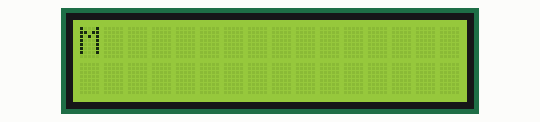
Recording of a program running on a simulated ATmega32, built with avr-gcc and emulated at 8 MHz. Shown: 20×4 character LCD. Wiring (inferred from the names in the program): character LCD (HD44780): RS PA3; E PA2; data PB0, PB1, PB2, PB4.

Above: at 0.22 s.
At 4.94 s:
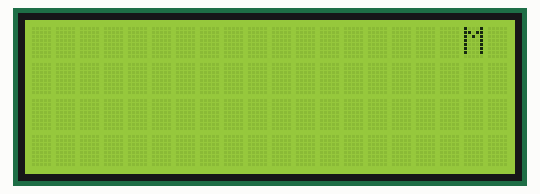
At 10.03 s:
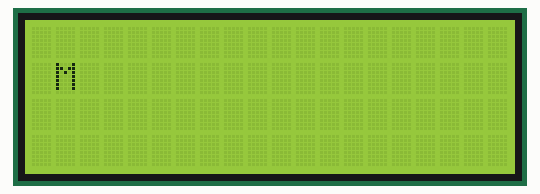
At 19.97 s:
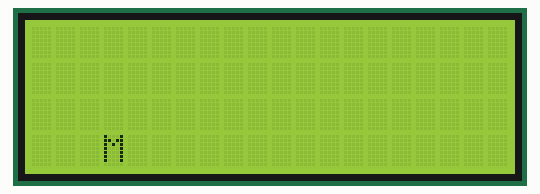
At 29.91 s:
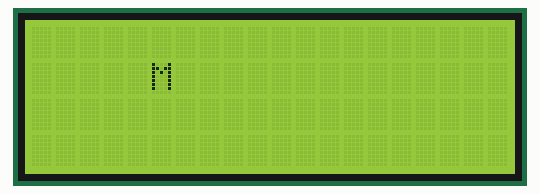
At 39.85 s:
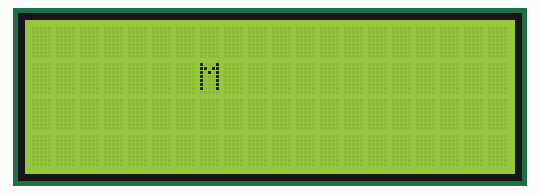

The program:

main.c
```c
#include "../00-LIB/STD_TYPES.h"
#include "../00-LIB/BIT_MATH.h"
#include "avr/delay.h"
/**************  APP  ********************/

#include "../03-MCAL/01-DIO/DIO_INTERFACE.h"
#include "../02-HAL/01-LED/LED_INTERFACE.h"
#include "../02-HAL/02-DIP_SWITCH/DIP_INTERFACE.h"
#include "../02-HAL/03-SSD/SSD_INTERFACE.h"
#include "../02-HAL/04-LCD/LCD_INTERFACE.h"


int main (void)
{
	HLCD_voidInit();

	while(1)
	{
		for(int i = 0 ; i <= 3 ; i++)
		{
			for(int j = 0 ; j <= 3 ; j++)
			{
				if (i == j)
				{
					HLCD_voidGoToPosition(i,j);
					HLCD_voidSendData('M');
					_delay_ms(100);
					HLCD_voidClearDisplay();
				}
			}
		}
		for(int i = 3 ; i >= 0 ; i--)
		{
			for(int j = 4 ; j <= 6 ; j++)
			{
				if (i + j == 6)
				{
					HLCD_voidGoToPosition(i,j);
					HLCD_voidSendData('M');
					_delay_ms(100);
					HLCD_voidClearDisplay();
				}
			}
		}

		for(int i = 0 ; i <= 3 ; i++)
		{
			for(int j = 7 ; j <= 9 ; j++)
			{
				if (j - i == 6)
				{
					HLCD_voidGoToPosition(i,j);
					HLCD_voidSendData('M');
					_delay_ms(100);
					HLCD_voidClearDisplay();
				}
			}
		}
		for(int i = 3 ; i >= 0 ; i--)
		{
			for(int j = 10 ; j <= 12 ; j++)
			{
				if ( j + i == 12)
				{
					HLCD_voidGoToPosition(i,j);
					HLCD_voidSendData('M');
					_delay_ms(100);
					HLCD_voidClearDisplay();
				}
			}
		}

		for(int i = 0 ; i <= 3 ; i++)
		{
			for(int j = 13 ; j <= 15 ; j++)
			{
				if (j - i == 12)
				{
					HLCD_voidGoToPosition(i,j);
					HLCD_voidSendData('M');
					_delay_ms(100);
					HLCD_voidClearDisplay();
				}
			}
		}
		for(int i = 3 ; i >= 0 ; i--)
		{
			for(int j = 16 ; j <= 18 ; j++)
			{
				if ( j + i == 18)
				{
					HLCD_voidGoToPosition(i,j);
					HLCD_voidSendData('M');
					_delay_ms(100);
					HLCD_voidClearDisplay();
				}
			}
		}


	}
	return 0;
}
```

LED_CONFIG.h
```c
/*==================================================================================*
 * File        : LED_CONFIG.h  														*
 * Description :																   	*
 * Author      : Mahmoud Gharib Embedded SW Engineer 								*
 * Date        : 																	*
 * Git account : https://github.com/Mahmoud-Gharib									*
 * mail        : mahmoudgharib99999@gmail.com 										*
 *==================================================================================*/
#ifndef LED_CONFIG_H
#define LED_CONFIG_H


#define LED_GREEN     DIO_u8_PIN4
#define LED_BLUE      DIO_u8_PIN5
#define LED_YELLOW    DIO_u8_PIN6
#define LED_RED       DIO_u8_PIN7

#endif
```

DIP_CONFIG.h
```c
/*==================================================================================*
 * File        : DIP_CONFIG.h  														*
 * Description :																   	*
 * Author      : Mahmoud Gharib Embedded SW Engineer 								*
 * Date        : 																	*
 * Git account : https://github.com/Mahmoud-Gharib									*
 * mail        : mahmoudgharib99999@gmail.com 										*
 *==================================================================================*/
#ifndef DIP_CONFIG_H
#define DIP_CONFIG_H

#define SWITCH_1    DIO_u8_PIN7
#define SWITCH_2    DIO_u8_PIN6
#define SWITCH_3    DIO_u8_PIN5
#define SWITCH_4    DIO_u8_PIN3

#endif
```

SSD_CONFIG.h
```c
/*==================================================================================*
 * File        : SSD_CONFIG.h  														*
 * Description :																   	*
 * Author      : Mahmoud Gharib Embedded SW Engineer 								*
 * Date        : 																	*
 * Git account : https://github.com/Mahmoud-Gharib									*
 * mail        : mahmoudgharib99999@gmail.com 										*
 *==================================================================================*/
#ifndef SSD_CONFIG_H
#define SSD_CONFIG_H


#endif
```

LCD_CONFIG.h
```c
/*==================================================================================*
 * File        : LCD_CONFIG.h  														*
 * Description :																   	*
 * Author      : Mahmoud Gharib Embedded SW Engineer 								*
 * Date        : 																	*
 * Git account : https://github.com/Mahmoud-Gharib									*
 * mail        : mahmoudgharib99999@gmail.com 										*
 *==================================================================================*/
#ifndef LCD_CONFIG_H
#define LCD_CONFIG_H

/*==========================*
* SELECT LCD MODE :			*
*		1._4_BIT_MODE		*
*		2._8_BIT_MODE		*
*===========================*/

#define LCD_MODE         	_4_BIT_MODE

#define LCD_DATA_PORT    	DIO_u8_PORTB

#define LCD_DATA_PIN_4   	DIO_u8_PIN0
#define LCD_DATA_PIN_5	 	DIO_u8_PIN1
#define LCD_DATA_PIN_6	 	DIO_u8_PIN2
#define LCD_DATA_PIN_7	 	DIO_u8_PIN4

#define LCD_CONTROL_PORT    DIO_u8_PORTA

#define LCD_RS_PIN       	DIO_u8_PIN3
#define LCD_EN_PIN       	DIO_u8_PIN2

#endif
```

LED_INTERFACE.h
```c
/*==================================================================================*
 * File        : LED_INTERFACE.h     												*
 * Description : This file includes LED Driver prototypes and macros				*
 * Author      : Mahmoud Gharib Embedded SW Engineer 								*
 * Date        : 																	*
 * Git account : https://github.com/Mahmoud-Gharib									*
 * mail        : mahmoudgharib99999@gmail.com 										*
 *==================================================================================*/

#ifndef LED_INTERFACE_H
#define LED_INTERFACE_H

#include "../../00-LIB/STD_TYPES.h"

enum Led
{
	LED_GREEN_t = 1,
	LED_BLUE_t     ,
	LED_YELLOW_t   ,
	LED_RED_t

}LED_t;


/*Prototypes LED DRIVERS*/
void HLED_voidInit  (void);
void HLED_voidTurnOn  (u8 Copy_u8LedPinId);
void HLED_voidTurnOff (u8 Copy_u8LedPinId);

#endif
```

LED_PROGRAM.c
```c
/*==================================================================================*
 * File        : LED_PROGRAM.c														*
 * Description : This file includes LED Driver implementations 				      	*
 * Author      : Mahmoud Gharib Embedded SW Engineer 								*
 * Date        : 																	*
 * Git account : https://github.com/Mahmoud-Gharib									*
 * mail        : mahmoudgharib99999@gmail.com 										*
 *==================================================================================*/

/************ LIB  **********/
#include "../../00-LIB/STD_TYPES.h"
#include "../../00-LIB/BIT_MATH.h"

/************ MCAL **********/
#include "../../03-MCAL/01-DIO/DIO_INTERFACE.h"

/************ HAL **********/
#include "LED_CONFIG.h"
#include "LED_PRIVATE.h"
#include "LED_INTERFACE.h"

void HLED_voidInit  (void)
{
	MDIO_voidSetPinDirection (DIO_u8_PORTA , LED_GREEN ,DIO_u8_OUTPUT);
	MDIO_voidSetPinDirection (DIO_u8_PORTA , LED_BLUE ,DIO_u8_OUTPUT);
	MDIO_voidSetPinDirection (DIO_u8_PORTA , LED_YELLOW ,DIO_u8_OUTPUT);
	MDIO_voidSetPinDirection (DIO_u8_PORTB , LED_RED ,DIO_u8_OUTPUT);
}

void HLED_voidTurnOn ( u8 Copy_u8LedPinId)
{
	switch(Copy_u8LedPinId)
	{
		case LED_GREEN_t:
			MDIO_voidSetPinValue(DIO_u8_PORTA , LED_GREEN ,DIO_u8_HIGH);
			break;
		case LED_BLUE_t:
			MDIO_voidSetPinValue(DIO_u8_PORTA , LED_BLUE ,DIO_u8_HIGH);
			break;
		case LED_YELLOW_t:
			MDIO_voidSetPinValue(DIO_u8_PORTA , LED_YELLOW ,DIO_u8_HIGH);
			break;
		case LED_RED_t:
			MDIO_voidSetPinValue(DIO_u8_PORTB , LED_RED ,DIO_u8_HIGH);
			break;
		default :
			break;
	}
}

void HLED_voidTurnOff ( u8 Copy_u8LedPinId)
{
	switch(Copy_u8LedPinId)
		{
			case LED_GREEN_t:
				MDIO_voidSetPinValue(DIO_u8_PORTA , LED_GREEN ,DIO_u8_LOW);
				break;
			case LED_BLUE_t:
				MDIO_voidSetPinValue(DIO_u8_PORTA , LED_BLUE ,DIO_u8_LOW);
				break;
			case LED_YELLOW_t:
				MDIO_voidSetPinValue(DIO_u8_PORTA , LED_YELLOW ,DIO_u8_LOW);
				break;
			case LED_RED_t:
				MDIO_voidSetPinValue(DIO_u8_PORTB , LED_RED ,DIO_u8_LOW);
				break;
			default :
				break;
		}
}
```

DIP_INTERFACE.h
```c
/*==================================================================================*
 * File        : DIP_INTERFACE.h     												*
 * Description : This file includes DIP SWITCH Driver prototypes and macros			*
 * Author      : Mahmoud Gharib Embedded SW Engineer 								*
 * Date        : 																	*
 * Git account : https://github.com/Mahmoud-Gharib									*
 * mail        : mahmoudgharib99999@gmail.com 										*
 *==================================================================================*/

#ifndef DIP_INTERFACE_H
#define DIP_INTERFACE_H

#include "../../00-LIB/STD_TYPES.h"
enum SWITCH
{
	SWITCH_1_t = 1,
	SWITCH_2_t    ,
	SWITCH_3_t    ,
	SWITCH_4_t

}SWITCH_t;
/*Prototypes DIP SWITCH DRIVERS*/
void HSWITCH_voidInit  (void);
u8 HDIP_u8GetPressedKey  ( u8 Copy_u8SwitchId);


#endif
```

DIP_PROGRAM.c
```c
/*==================================================================================*
 * File        : DIP_PROGRAM.c														*
 * Description : This file includes DIP SWITCH Driver implementations 				*
 * Author      : Mahmoud Gharib Embedded SW Engineer 								*
 * Date        : 																	*
 * Git account : https://github.com/Mahmoud-Gharib									*
 * mail        : mahmoudgharib99999@gmail.com 										*
 *==================================================================================*/

/************ LIB  **********/
#include "../../00-LIB/STD_TYPES.h"
#include "../../00-LIB/BIT_MATH.h"

/************ MCAL **********/
#include "../../03-MCAL/01-DIO/DIO_INTERFACE.h"

/************ HAL **********/
#include "DIP_CONFIG.h"
#include "DIP_PRIVATE.h"
#include "DIP_INTERFACE.h"

void HSWITCH_voidInit  (void)
{
	MDIO_voidSetPinDirection (DIO_u8_PORTD , SWITCH_1 ,DIO_u8_INPUT);
	MDIO_voidSetPinDirection (DIO_u8_PORTD , SWITCH_2 ,DIO_u8_INPUT);
	MDIO_voidSetPinDirection (DIO_u8_PORTD , SWITCH_3 ,DIO_u8_INPUT);
	MDIO_voidSetPinDirection (DIO_u8_PORTD , SWITCH_4 ,DIO_u8_INPUT);
}

u8 HDIP_u8GetPressedKey  (u8 Copy_u8SwitchPinId)
{
	u8 Local_u8VALUE  = 0;
	switch(Copy_u8SwitchPinId)
	{
		case SWITCH_1_t:
			Local_u8VALUE = MDIO_u8GetPinValue(DIO_u8_PORTD , SWITCH_1);
			break;
		case SWITCH_2_t:
			Local_u8VALUE = MDIO_u8GetPinValue(DIO_u8_PORTD , SWITCH_2);
			break;
		case SWITCH_3_t:
			Local_u8VALUE = MDIO_u8GetPinValue(DIO_u8_PORTD , SWITCH_3);
			break;
		case SWITCH_4_t:
			Local_u8VALUE = MDIO_u8GetPinValue(DIO_u8_PORTD , SWITCH_4);
			break;
		default :
			break;
	}
	return Local_u8VALUE;
}
```

SSD_INTERFACE.h
```c
/*==================================================================================*
 * File        : SSD_INTERFACE.h     												*
 * Description : This file includes SSD Driver prototypes and macros				*
 * Author      : Mahmoud Gharib Embedded SW Engineer 								*
 * Date        : 																	*
 * Git account : https://github.com/Mahmoud-Gharib									*
 * mail        : mahmoudgharib99999@gmail.com 										*
 *==================================================================================*/

#ifndef SSD_INTERFACE_H
#define SSD_INTERFACE_H

#include "../../00-LIB/STD_TYPES.h"

enum DIGITS
{
	ONES_T = 1 ,
	TENS_T     ,
	HUNDREDS_T ,
	THOUSANDS_T
}DIGITS_t;

/*Prototypes SSD DRIVERS*/
void HSSD_voidInitSSD(void);
void HSSD_voidDisplayDigitSSD(u8 Copy_u8Number,u8 Copy_u8SSD);
void HSSD_voidDisplaySSD(u16 Copy_u16FullNumber);
void HSSD_voidCountDownSSD(u16 Copy_u16FullNumber);
void HSSD_voidCountUpSSD(u16 Copy_u16FullNumber);

#endif
```

LCD_INTERFACE.h
```c
/*==================================================================================*
 * File        : LCD_INTERFACE.h     												*
 * Description : This file includes LCD Driver prototypes and macros				*
 * Author      : Mahmoud Gharib Embedded SW Engineer 								*
 * Date        : 																	*
 * Git account : https://github.com/Mahmoud-Gharib									*
 * mail        : mahmoudgharib99999@gmail.com 										*
 *==================================================================================*/

#ifndef LCD_INTERFACE_H
#define LCD_INTERFACE_H

#include "../../00-LIB/STD_TYPES.h"

/*Modes macros*/
#define _4_BIT_MODE  4
#define _8_BIT_MODE  8

/*Prototypes LCD DRIVERS*/
void HLCD_voidInit(void);
void HLCD_voidSendCommand(u8 Copy_u8Cmd);
void HLCD_voidSendData(u8 Copy_u8Data);
void HLCD_voidClearDisplay(void);
void HLCD_voidSendString(const u8 *Ptr_u8PtrString);
void HLCD_voidGoToPosition(u8 Copy_u8RowNum,u8 Copy_u8ColNum);
void HLCD_voidDisplayNumber(s32 Copy_s32Number);
void HLCD_voidDisplaySpecialChar(u8* Ptr_u8PtrChar,u8 CGRam_index,u8 Copy_u8RowNum,u8 Copy_u8ColNum);

#endif
```

LCD_PROGRAM.c
```c
/*==================================================================================*
 * File        : LCD_PROGRAM.c														*
 * Description : This file includes LCD Driver implementations 						*
 * Author      : Mahmoud Gharib Embedded SW Engineer 								*
 * Date        : 																	*
 * Git account : https://github.com/Mahmoud-Gharib									*
 * mail        : mahmoudgharib99999@gmail.com 										*
 *==================================================================================*/

/************ LIB  **********/
#include "../../00-LIB/STD_TYPES.h"
#include "../../00-LIB/BIT_MATH.h"
#include <util/delay.h>

/************ MCAL **********/
#include "../../03-MCAL/01-DIO/DIO_INTERFACE.h"

/************ HAL **********/
#include "LCD_CONFIG.h"
#include "LCD_PRIVATE.h"
#include "LCD_INTERFACE.h"

void HLCD_voidInit(void)
{
	MDIO_voidSetPinDirection(LCD_CONTROL_PORT,LCD_EN_PIN,DIO_u8_OUTPUT);
	MDIO_voidSetPinDirection(LCD_CONTROL_PORT,LCD_RS_PIN,DIO_u8_OUTPUT);

	#if (LCD_MODE == _8_BIT_MODE)
	MDIO_voidSetPortDirection(LCD_DATA_PORT,0xFF);
	_delay_ms(100);
	HLCD_voidSendCommand(0x38);			/*select 8-bit Mode*/
	#elif (LCD_MODE == _4_BIT_MODE)
	MDIO_voidSetPinDirection(LCD_DATA_PORT,LCD_DATA_PIN_4,DIO_u8_OUTPUT);
	MDIO_voidSetPinDirection(LCD_DATA_PORT,LCD_DATA_PIN_5,DIO_u8_OUTPUT);
	MDIO_voidSetPinDirection(LCD_DATA_PORT,LCD_DATA_PIN_6,DIO_u8_OUTPUT);
	MDIO_voidSetPinDirection(LCD_DATA_PORT,LCD_DATA_PIN_7,DIO_u8_OUTPUT);
	_delay_ms(100);
	HLCD_voidSendCommand(0x33);		   /*select 4-bit Mode*/
	HLCD_voidSendCommand(0x32);
	HLCD_voidSendCommand(0x28);
	#endif

	HLCD_voidSendCommand(0x0C);		/*TURN LCD DISPLAY		  */
	HLCD_voidSendCommand(0x02);		/*RETURN HOME			  */
	HLCD_voidSendCommand(0x01);		/*CLEAR	LCD DISPLAY		  */
	HLCD_voidSendCommand(0x06);		/*MOVE FROM LEFT TO RIGHT */
}

void HLCD_voidSendCommand(u8 Copy_u8Cmd)
{
	#if (LCD_MODE == _8_BIT_MODE)
	MDIO_voidSetPinValue (LCD_CONTROL_PORT,LCD_RS_PIN,DIO_u8_LOW);
	MDIO_voidSetPortValue(LCD_DATA_PORT,Copy_u8Cmd);
	MDIO_voidSetPinValue (LCD_CONTROL_PORT,LCD_EN_PIN,DIO_u8_HIGH);
	_delay_ms(1);
	MDIO_voidSetPinValue(LCD_CONTROL_PORT,LCD_EN_PIN,DIO_u8_LOW);
	_delay_ms(5);

	#elif (LCD_MODE == _4_BIT_MODE)
	//to select command register
	MDIO_voidSetPinValue(LCD_CONTROL_PORT,LCD_RS_PIN,DIO_u8_LOW);
	MDIO_voidSetPinValue(LCD_DATA_PORT,LCD_DATA_PIN_4, GET_BIT(Copy_u8Cmd,4));
	MDIO_voidSetPinValue(LCD_DATA_PORT,LCD_DATA_PIN_5, GET_BIT(Copy_u8Cmd,5));
	MDIO_voidSetPinValue(LCD_DATA_PORT,LCD_DATA_PIN_6, GET_BIT(Copy_u8Cmd,6));
	MDIO_voidSetPinValue(LCD_DATA_PORT,LCD_DATA_PIN_7, GET_BIT(Copy_u8Cmd,7));

	MDIO_voidSetPinValue(LCD_CONTROL_PORT,LCD_EN_PIN,DIO_u8_HIGH); //EN
	_delay_ms(1);
	MDIO_voidSetPinValue(LCD_CONTROL_PORT,LCD_EN_PIN,DIO_u8_LOW);

	MDIO_voidSetPinValue(LCD_DATA_PORT,LCD_DATA_PIN_4, GET_BIT(Copy_u8Cmd,0));
	MDIO_voidSetPinValue(LCD_DATA_PORT,LCD_DATA_PIN_5, GET_BIT(Copy_u8Cmd,1));
	MDIO_voidSetPinValue(LCD_DATA_PORT,LCD_DATA_PIN_6, GET_BIT(Copy_u8Cmd,2));
	MDIO_voidSetPinValue(LCD_DATA_PORT,LCD_DATA_PIN_7, GET_BIT(Copy_u8Cmd,3));

	MDIO_voidSetPinValue(LCD_CONTROL_PORT,LCD_EN_PIN,DIO_u8_HIGH); //EN
	_delay_ms(1);
	MDIO_voidSetPinValue(LCD_CONTROL_PORT,LCD_EN_PIN,DIO_u8_LOW);
	_delay_ms(5);
	#endif
}

void HLCD_voidSendData(u8 Copy_u8Data)
{
	#if (LCD_MODE == _8_BIT_MODE)
	MDIO_voidSetPinValue (LCD_CONTROL_PORT,LCD_RS_PIN,DIO_u8_HIGH);
	MDIO_voidSetPortValue(LCD_DATA_PORT,Copy_u8Data);
	MDIO_voidSetPinValue (LCD_CONTROL_PORT,LCD_EN_PIN,DIO_u8_HIGH);
	_delay_ms(1);
	MDIO_voidSetPinValue(LCD_CONTROL_PORT,LCD_EN_PIN,DIO_u8_LOW);
	_delay_ms(5);

	#elif (LCD_MODE == _4_BIT_MODE)
	//to select command register
	MDIO_voidSetPinValue(LCD_CONTROL_PORT,LCD_RS_PIN,DIO_u8_HIGH);
	MDIO_voidSetPinValue(LCD_DATA_PORT,LCD_DATA_PIN_4, GET_BIT(Copy_u8Data,4));
	MDIO_voidSetPinValue(LCD_DATA_PORT,LCD_DATA_PIN_5, GET_BIT(Copy_u8Data,5));
	MDIO_voidSetPinValue(LCD_DATA_PORT,LCD_DATA_PIN_6, GET_BIT(Copy_u8Data,6));
	MDIO_voidSetPinValue(LCD_DATA_PORT,LCD_DATA_PIN_7, GET_BIT(Copy_u8Data,7));

	MDIO_voidSetPinValue(LCD_CONTROL_PORT,LCD_EN_PIN,DIO_u8_HIGH); //EN
	_delay_ms(1);
	MDIO_voidSetPinValue(LCD_CONTROL_PORT,LCD_EN_PIN,DIO_u8_LOW);

	MDIO_voidSetPinValue(LCD_DATA_PORT,LCD_DATA_PIN_4, GET_BIT(Copy_u8Data,0));
	MDIO_voidSetPinValue(LCD_DATA_PORT,LCD_DATA_PIN_5, GET_BIT(Copy_u8Data,1));
	MDIO_voidSetPinValue(LCD_DATA_PORT,LCD_DATA_PIN_6, GET_BIT(Copy_u8Data,2));
	MDIO_voidSetPinValue(LCD_DATA_PORT,LCD_DATA_PIN_7, GET_BIT(Copy_u8Data,3));

	MDIO_voidSetPinValue(LCD_CONTROL_PORT,LCD_EN_PIN,DIO_u8_HIGH); //EN
	_delay_ms(1);
	MDIO_voidSetPinValue(LCD_CONTROL_PORT,LCD_EN_PIN,DIO_u8_LOW);
	_delay_ms(5);
	#endif
}

void HLCD_voidClearDisplay(void)
{
	HLCD_voidSendCommand(0x01);
}

void HLCD_voidSendString(const u8 *Ptr_u8PtrString)
{
	while(*Ptr_u8PtrString != 0)
	{
		HLCD_voidSendData(*Ptr_u8PtrString);
		Ptr_u8PtrString++;
	}
}

void HLCD_voidGoToPosition(u8 Copy_u8RowNum,u8 Copy_u8ColNum)
{
	u8 arr[4] ={0x80,0xC0,0x94,0xD4};
	HLCD_voidSendCommand(arr[Copy_u8RowNum] + Copy_u8ColNum);
}

void HLCD_voidDisplayNumber(s32 Copy_s32Number)
{
	if(Copy_s32Number == 0)
	{
		HLCD_voidSendData('0');
	}
	else if(Copy_s32Number > 0  )
	{
		s8 i=0;
	    u8 Copy_u8Remander = 0;
	    u8 arr[10] = {0};
	    while(Copy_s32Number != 0)
	    {
	    	Copy_u8Remander = Copy_s32Number % 10;
	    	arr[i] = Copy_u8Remander;
	    	i++;
	    	Copy_s32Number /= 10;
	    }
	    i--;
	    while(i >= 0)
	    {
	    	HLCD_voidSendData(arr[i] + 48);
	    	i--;
	    }

	}
}


void HLCD_voidDisplaySpecialChar(u8* Ptr_u8PtrChar,u8 CGRam_index,u8 Copy_u8RowNum,u8 Copy_u8ColNum)
{
	HLCD_voidGoToPosition( Copy_u8RowNum, Copy_u8ColNum);
	HLCD_voidSendData(CGRam_index);
	u8 Local_u8address;
	u8 Local_u8Index;
	if (CGRam_index < 8)
	{
		Local_u8address= CGRam_index * 8;
		Local_u8address=SET_BIT(Local_u8address,6);
		HLCD_voidSendCommand(Local_u8address);
		for(Local_u8Index = 0;Local_u8Index < 8;Local_u8Index++)
		{
			HLCD_voidSendData(Ptr_u8PtrChar[Local_u8Index]);
		}
	}
	HLCD_voidSendCommand(0x02);

}
```

Source omitted: SSD_PROGRAM.c (15939 bytes), BIT_MATH.h (771 bytes), STD_TYPES.h (1020 bytes), LED_PRIVATE.h (522 bytes), DIP_PRIVATE.h (522 bytes), SSD_PRIVATE.h (522 bytes), LCD_PRIVATE.h (522 bytes), DIO_CONFIG.h (527 bytes), DIO_INTERFACE.h (1706 bytes), DIO_PRIVATE.h (1366 bytes), DIO_PROGRAM.c (4054 bytes)
